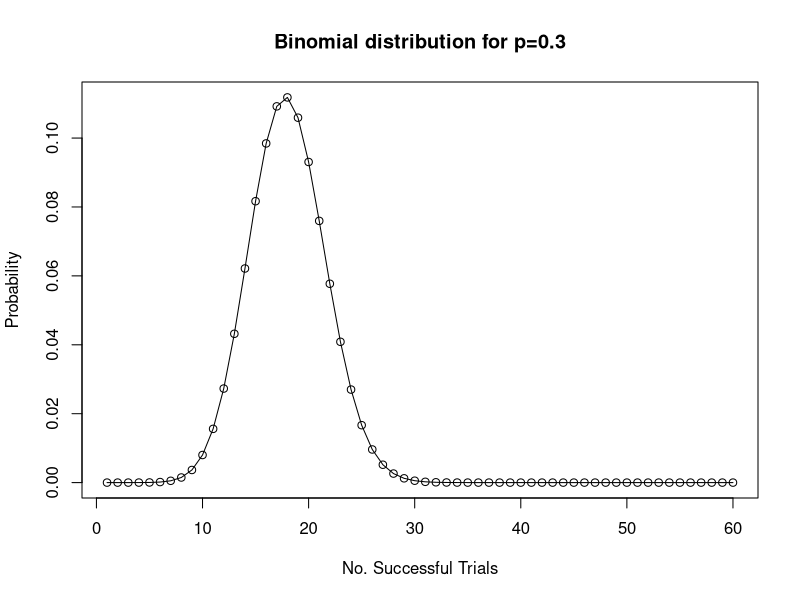
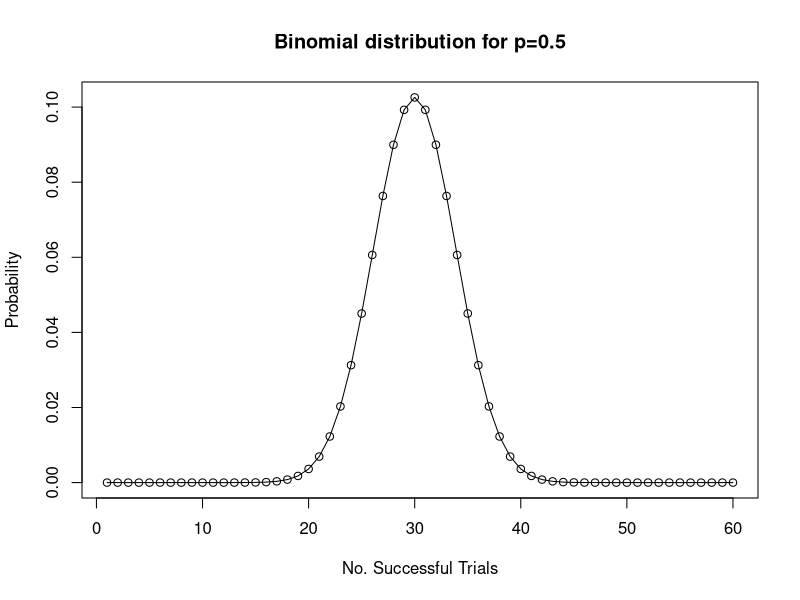
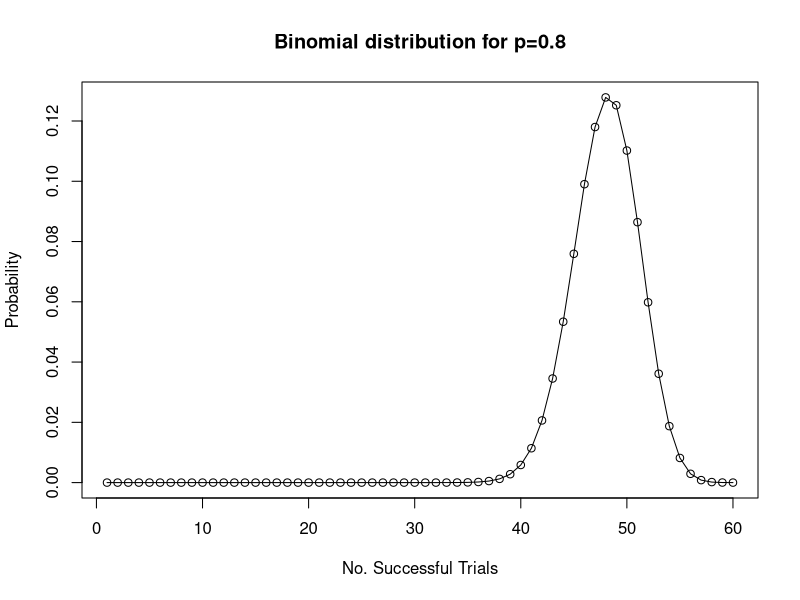
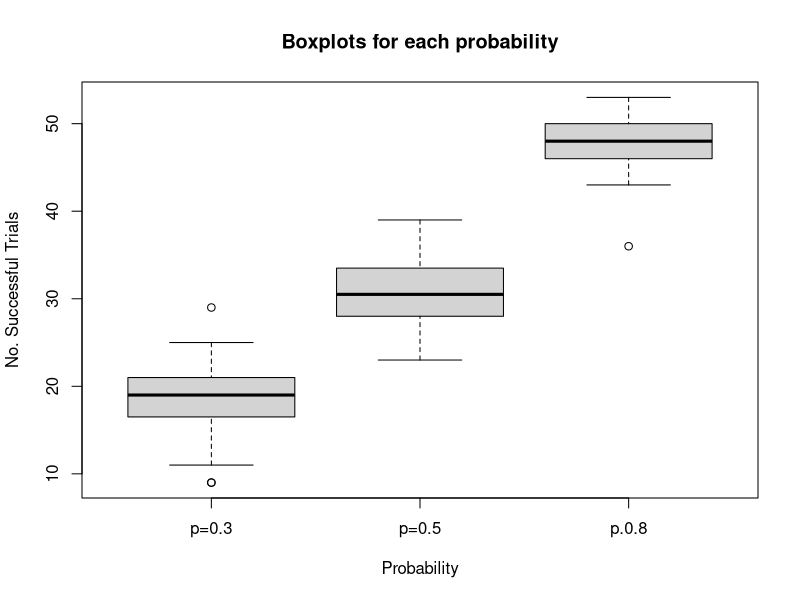

Generate these figures, in order, with R:
#H1P1.r
# (c) Filip Wodnicki 2017
# This script solves the homework problem.
# We plot the binomial distribution 3 times and then create a modified boxplot of our data.


#this is our series of trials
k <- 1:60 

#first we get the dbinom, or probability of x number of succesful outcomes

trial1a <- dbinom(k, size=60, prob=0.3) 

#now we plot that
plot(k,trial1a,main="Binomial distribution for p=0.3",xlab="No. Successful Trials",ylab="Probability")
lines(k,trial1a) #add lines


#this calculates the probability of a x successful trials
trial1 <- rbinom(k, size=60, prob=0.3) 
summary(trial1)
sd(trial1)

#second repetition for p=0.5

trial2a <- dbinom(k, size=60, prob=0.5) 
plot(k,trial2a,main="Binomial distribution for p=0.5",xlab="No. Successful Trials",ylab="Probability")
lines(k,trial2a)
trial2 <- rbinom(k, size=60, prob=0.5)
summary(trial2)
sd(trial2)

#second repetition for p=0.8

trial3a <- dbinom(k, size=60, prob=0.8) 
plot(k,trial3a,main="Binomial distribution for p=0.8",xlab="No. Successful Trials",ylab="Probability")
lines(k,trial3a)
trial3 <- rbinom(k, size=60, prob=0.8)
summary(trial3)
sd(trial3)

#finally we boxplot the result (not probability!) data

boxplot(trial1,trial2,trial3,main="Boxplots for each probability",names=c("p=0.3", "p=0.5", "p.0.8"),xlab="Probability",ylab="No. Successful Trials")

